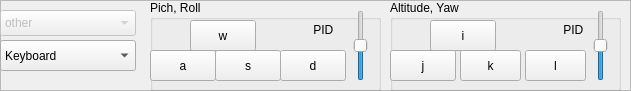
   <widget class="QFrame" name="frame_8">
    <property name="geometry">
     <rect>
      <x>0</x>
      <y>640</y>
      <width>631</width>
      <height>91</height>
     </rect>
    </property>
    <property name="frameShape">
     <enum>QFrame::StyledPanel</enum>
    </property>
    <property name="frameShadow">
     <enum>QFrame::Raised</enum>
    </property>
    <widget class="QComboBox" name="comboBox_2">
     <property name="geometry">
      <rect>
       <x>0</x>
       <y>40</y>
       <width>136</width>
       <height>31</height>
      </rect>
     </property>
     <item>
      <property name="text">
       <string>Keyboard</string>
      </property>
     </item>
     <item>
      <property name="text">
       <string>None</string>
      </property>
     </item>
     <item>
      <property name="text">
       <string>PS3 Controller</string>
      </property>
     </item>
     <item>
      <property name="text">
       <string>JSK420 Joystick</string>
      </property>
     </item>
     <item>
      <property name="text">
       <string>Kinect + PS3 Controller</string>
      </property>
     </item>
     <item>
      <property name="text">
       <string>Kinect + Joystick</string>
      </property>
     </item>
     <item>
      <property name="text">
       <string>Kinect + Keyboard</string>
      </property>
     </item>
     <item>
      <property name="text">
       <string>Camera + PS3 Controller</string>
      </property>
     </item>
     <item>
      <property name="text">
       <string>Camera + Joystick</string>
      </property>
     </item>
     <item>
      <property name="text">
       <string>Camera + Keyboard</string>
      </property>
     </item>
     <item>
      <property name="text">
       <string/>
      </property>
     </item>
    </widget>
    <widget class="QComboBox" name="comboBox">
     <property name="enabled">
      <bool>false</bool>
     </property>
     <property name="geometry">
      <rect>
       <x>0</x>
       <y>10</y>
       <width>136</width>
       <height>26</height>
      </rect>
     </property>
     <item>
      <property name="text">
       <string>other</string>
      </property>
     </item>
     <item>
      <property name="text">
       <string>manipulator</string>
      </property>
     </item>
     <item>
      <property name="text">
       <string>UAV</string>
      </property>
     </item>
     <item>
      <property name="text">
       <string>tank</string>
      </property>
     </item>
     <item>
      <property name="text">
       <string>car</string>
      </property>
     </item>
     <item>
      <property name="text">
       <string>boat</string>
      </property>
     </item>
    </widget>
    <widget class="QGroupBox" name="groupBox">
     <property name="geometry">
      <rect>
       <x>390</x>
       <y>0</y>
       <width>231</width>
       <height>91</height>
      </rect>
     </property>
     <property name="title">
      <string>Altitude, Yaw</string>
     </property>
     <widget class="QPushButton" name="pushButton_3">
      <property name="geometry">
       <rect>
        <x>40</x>
        <y>20</y>
        <width>66</width>
        <height>31</height>
       </rect>
      </property>
      <property name="text">
       <string>i</string>
      </property>
      <property name="checkable">
       <bool>false</bool>
      </property>
     </widget>
     <widget class="QPushButton" name="pushButton_4">
      <property name="geometry">
       <rect>
        <x>70</x>
        <y>50</y>
        <width>61</width>
        <height>31</height>
       </rect>
      </property>
      <property name="text">
       <string>k</string>
      </property>
      <property name="checkable">
       <bool>false</bool>
      </property>
     </widget>
     <widget class="QPushButton" name="pushButton">
      <property name="geometry">
       <rect>
        <x>0</x>
        <y>50</y>
        <width>66</width>
        <height>31</height>
       </rect>
      </property>
      <property name="text">
       <string>j</string>
      </property>
      <property name="checkable">
       <bool>false</bool>
      </property>
     </widget>
     <widget class="QPushButton" name="pushButton_2">
      <property name="geometry">
       <rect>
        <x>135</x>
        <y>50</y>
        <width>61</width>
        <height>31</height>
       </rect>
      </property>
      <property name="text">
       <string>l</string>
      </property>
      <property name="checkable">
       <bool>false</bool>
      </property>
     </widget>
     <widget class="QSlider" name="verticalSlider_11">
      <property name="geometry">
       <rect>
        <x>200</x>
        <y>10</y>
        <width>21</width>
        <height>71</height>
       </rect>
      </property>
      <property name="value">
       <number>50</number>
      </property>
      <property name="orientation">
       <enum>Qt::Vertical</enum>
      </property>
     </widget>
     <widget class="QLabel" name="label_20">
      <property name="geometry">
       <rect>
        <x>170</x>
        <y>20</y>
        <width>31</width>
        <height>20</height>
       </rect>
      </property>
      <property name="text">
       <string> PID</string>
      </property>
     </widget>
    </widget>
    <widget class="QGroupBox" name="groupBox_6">
     <property name="geometry">
      <rect>
       <x>150</x>
       <y>0</y>
       <width>231</width>
       <height>91</height>
      </rect>
     </property>
     <property name="title">
      <string>Pich, Roll</string>
     </property>
     <widget class="QSlider" name="verticalSlider_10">
      <property name="geometry">
       <rect>
        <x>200</x>
        <y>10</y>
        <width>21</width>
        <height>71</height>
       </rect>
      </property>
      <property name="value">
       <number>50</number>
      </property>
      <property name="orientation">
       <enum>Qt::Vertical</enum>
      </property>
     </widget>
     <widget class="QLabel" name="label_19">
      <property name="geometry">
       <rect>
        <x>160</x>
        <y>20</y>
        <width>31</width>
        <height>20</height>
       </rect>
      </property>
      <property name="text">
       <string> PID</string>
      </property>
     </widget>
     <widget class="QPushButton" name="pushButton_5">
      <property name="geometry">
       <rect>
        <x>40</x>
        <y>20</y>
        <width>66</width>
        <height>31</height>
       </rect>
      </property>
      <property name="text">
       <string>w</string>
      </property>
      <property name="checkable">
       <bool>false</bool>
      </property>
      <property name="checked">
       <bool>false</bool>
      </property>
     </widget>
     <widget class="QPushButton" name="pushButton_8">
      <property name="geometry">
       <rect>
        <x>130</x>
        <y>50</y>
        <width>66</width>
        <height>31</height>
       </rect>
      </property>
      <property name="text">
       <string>d</string>
      </property>
      <property name="checkable">
       <bool>false</bool>
      </property>
     </widget>
     <widget class="QPushButton" name="pushButton_7">
      <property name="geometry">
       <rect>
        <x>0</x>
        <y>50</y>
        <width>66</width>
        <height>31</height>
       </rect>
      </property>
      <property name="text">
       <string>a</string>
      </property>
      <property name="checkable">
       <bool>false</bool>
      </property>
     </widget>
     <widget class="QPushButton" name="pushButton_6">
      <property name="geometry">
       <rect>
        <x>65</x>
        <y>50</y>
        <width>66</width>
        <height>31</height>
       </rect>
      </property>
      <property name="text">
       <string>s</string>
      </property>
      <property name="checkable">
       <bool>false</bool>
      </property>
     </widget>
    </widget>
   </widget>
